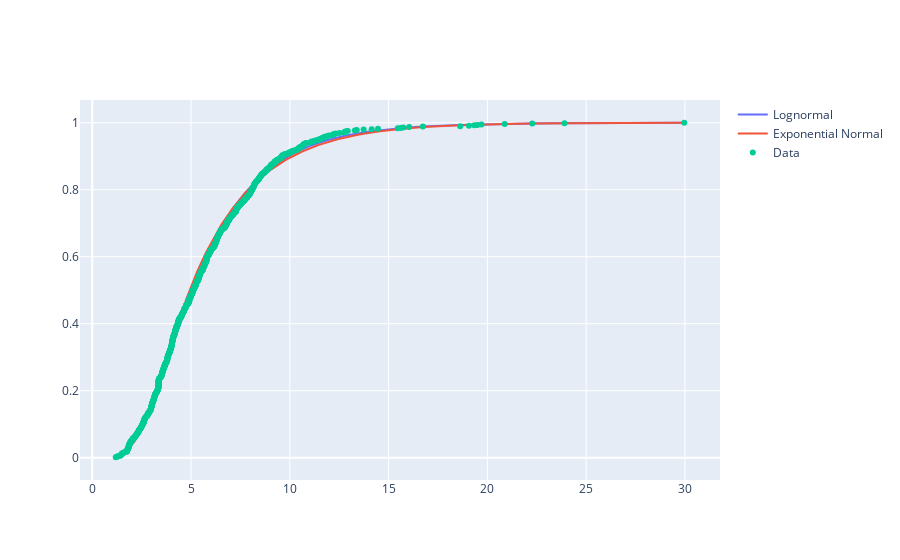

Notebook cell for this chart:
### Code cell
from scipy import stats

# # Fit a normal distribution to the data
# params_norm = stats.norm.fit(sserr)
# cdf_values_norm = stats.norm.cdf(sorted_sserr, *params_norm)

# Fit a log-normal distribution to the data
params_lognorm = stats.lognorm.fit(sserr)
cdf_values_lognorm = stats.lognorm.cdf(sorted_sserr, *params_lognorm)
print(params_lognorm)

# # Fit an exponential distribution to the data
# params_expon = stats.expon.fit(sserr)
# cdf_values_expon = stats.expon.cdf(sorted_sserr, *params_expon)

# Fit an Exponential Normal distribution to the data
params_exponnorm = stats.exponnorm.fit(sserr)
cdf_values_exponnorm = stats.exponnorm.cdf(sorted_sserr, *params_exponnorm)


fig = go.Figure()
# fig.add_trace(go.Scatter(x=sorted_sserr, y=cdf_values_norm, mode="lines", name="Normal"))
fig.add_trace(go.Scatter(x=sorted_sserr, y=cdf_values_lognorm, mode="lines", name="Lognormal"))
# fig.add_trace(go.Scatter(x=sorted_sserr, y=cdf_values_expon, mode="lines", name="Exponential"))
fig.add_trace(go.Scatter(x=sorted_sserr, y=cdf_values_exponnorm, mode="lines", name="Exponential Normal"))
fig.add_trace(go.Scatter(x=sorted_sserr, y=cdf, mode="markers", name="Data"))
fig.show()

### Figure 1 — Plotly figure (JSON) as saved in the notebook; plotly's stock layout.template omitted (floating-point values rounded to 4 significant figures; data arrays with more than 128 entries replaced by an {"elided": "..."} marker saying what was removed)
{"data": [{"mode": "lines", "name": "Lognormal", "type": "scatter", "x": {"elided": "781 float values"}, "y": {"elided": "781 float values"}}, {"mode": "lines", "name": "Exponential Normal", "type": "scatter", "x": {"elided": "781 float values"}, "y": {"elided": "781 float values"}}, {"mode": "markers", "name": "Data", "type": "scatter", "x": {"elided": "781 float values"}, "y": {"elided": "781 float values"}}], "layout": {}}
